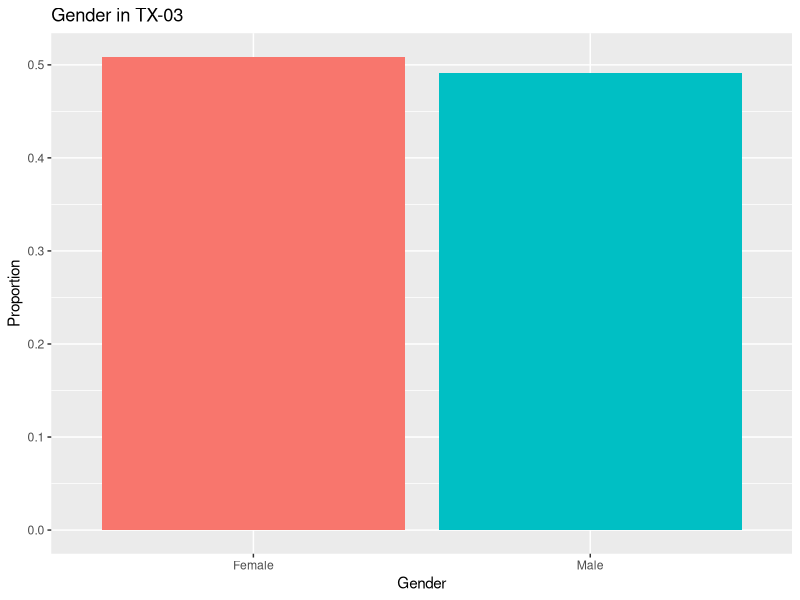
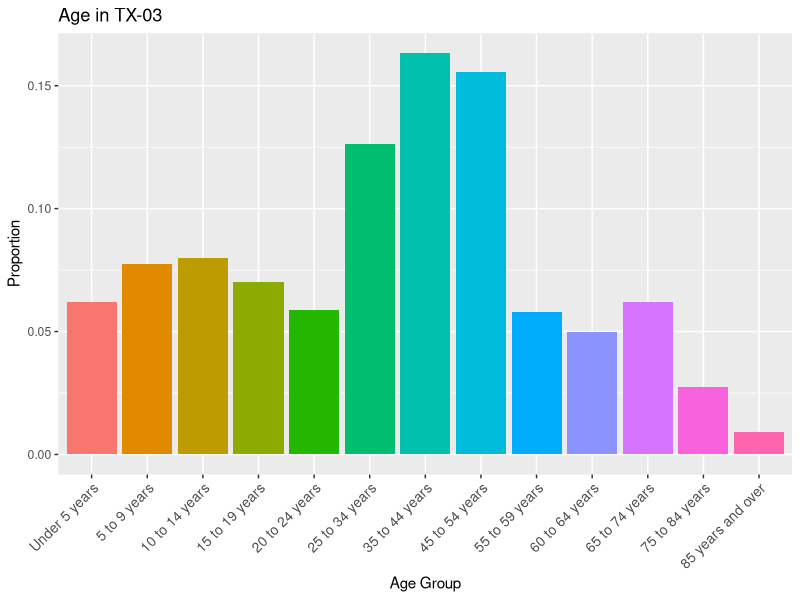
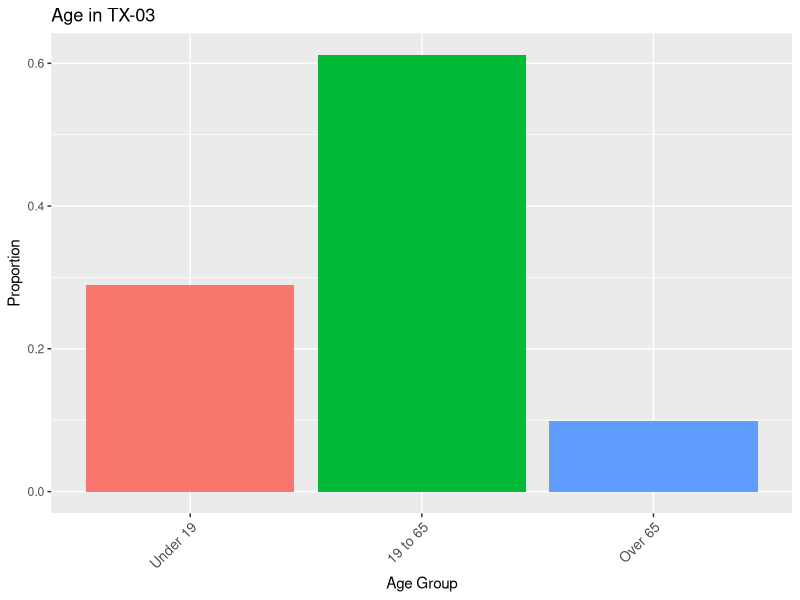
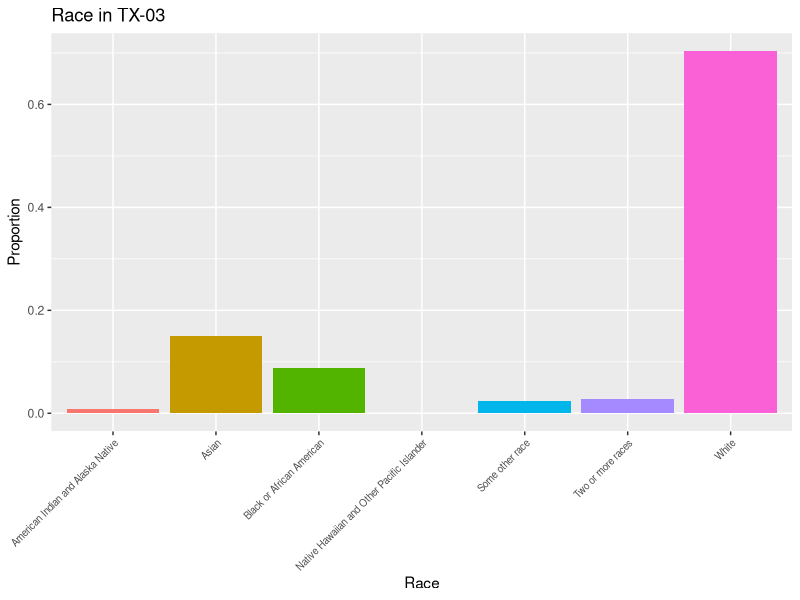
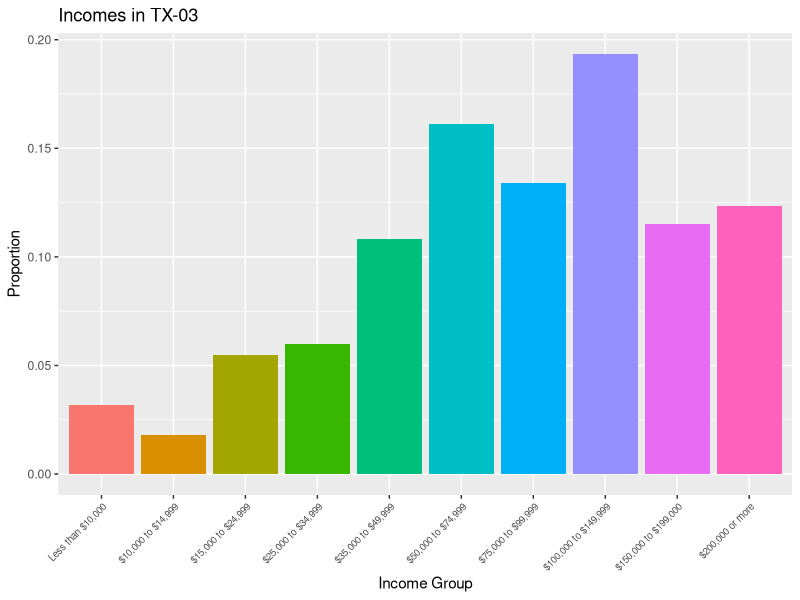
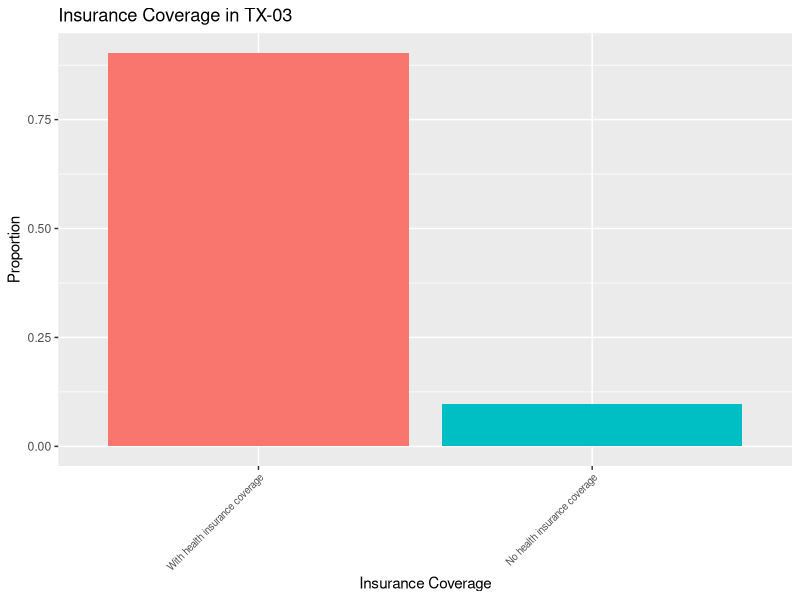
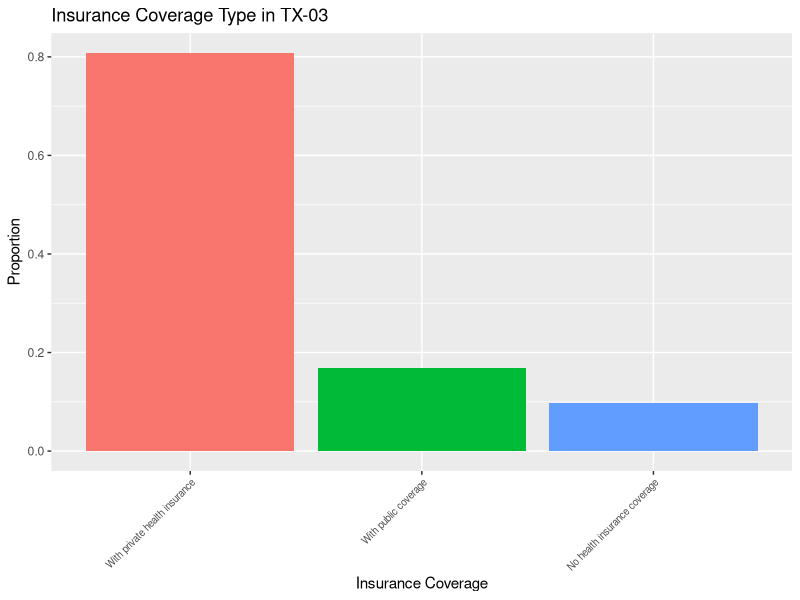
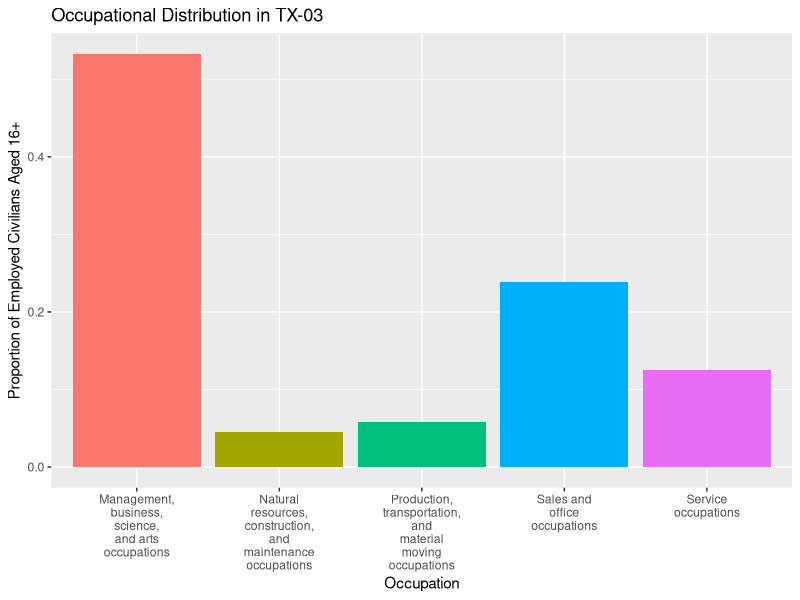

Reproduce these figures in R, in order.
## ---- chunk 1
library(dplyr)
library(ggplot2)
library(stringr)
library(gdata)
library(readr)
## ---- chunk 2
tx3_sexage <- read_csv("tx3_sexage.csv")
ggplot(tx3_sexage[2:3,], aes(x = Title, y = Proportion, fill = Title)) + geom_col() + labs(title = "Gender in TX-03", x = "Gender", y = "Proportion") + theme(legend.position="none")
## ---- chunk 3
tx3_sexage <- read_csv("tx3_sexage.csv")
#Turn your 'treatment' column into a character vector
tx3_sexage$Title <- as.character(tx3_sexage$Title)
#Then turn it back into an ordered factor
tx3_sexage$Title <- factor(tx3_sexage$Title, levels=unique(tx3_sexage$Title))
ggplot(tx3_sexage[4:16, ], aes(x = Title, y = Proportion, fill = Title)) + geom_col() + labs(title = "Age in TX-03", x = "Age Group", y = "Proportion") + theme(legend.position="none", axis.text.x =
               element_text(size  = 10,
                            angle = 45,
                            hjust = 1,
                            vjust = 1))

ggplot(tx3_sexage[20:22, ], aes(x = Title, y = Proportion, fill = Title)) + geom_col() + labs(title = "Age in TX-03", x = "Age Group", y = "Proportion") + theme(legend.position="none", axis.text.x =
               element_text(size  = 10,
                            angle = 45,
                            hjust = 1,
                            vjust = 1))

## ---- chunk 4
tx3_race <- read_csv("tx3_race.csv")
ggplot(tx3_race[2:8,], aes(x = Title, y = Proportion, fill = Title)) + geom_col() + labs(title = "Race in TX-03", x = "Race", y = "Proportion") + theme(legend.position="none", axis.text.x =
               element_text(size  = 7,
                            angle = 45,
                            hjust = 1,
                            vjust = 1))
## ---- chunk 5
tx3_income <- read_csv("tx3_income.csv")
#Turn your 'treatment' column into a character vector
tx3_income$Title <- as.character(tx3_income$Title)
#Then turn it back into an ordered factor
tx3_income$Title <- factor(tx3_income$Title, levels=unique(tx3_income$Title))
ggplot(tx3_income[2:11,], aes(x = Title, y = Relevant.Proportion, fill = Title)) + geom_col() + labs(title = "Incomes in TX-03", x = "Income Group", y = "Proportion") + theme(legend.position="none", axis.text.x =
               element_text(size  = 7,
                            angle = 45,
                            hjust = 1,
                            vjust = 1))
## ---- chunk 6
tx3_insured <- read_csv("tx3_insured.csv")
#Turn your 'treatment' column into a character vector
tx3_insured$Title <- as.character(tx3_insured$Title)
#Then turn it back into an ordered factor
tx3_insured$Title <- factor(tx3_insured$Title, levels=unique(tx3_insured$Title))
ggplot(tx3_insured[c(2,5),], aes(x = Title, y = Relevant.Proportion, fill = Title)) + geom_col() + labs(title = "Insurance Coverage in TX-03", x = "Insurance Coverage", y = "Proportion") + theme(legend.position="none", axis.text.x =
               element_text(size  = 7,
                            angle = 45,
                            hjust = 1,
                            vjust = 1))

tx3_insured$Title <- factor(tx3_insured$Title, levels=unique(tx3_insured$Title))
ggplot(tx3_insured[3:5,], aes(x = Title, y = Relevant.Proportion, fill = Title)) + geom_col() + labs(title = "Insurance Coverage Type in TX-03", x = "Insurance Coverage", y = "Proportion") + theme(legend.position="none", axis.text.x =
               element_text(size  = 7,
                            angle = 45,
                            hjust = 1,
                            vjust = 1))
## ---- chunk 7
tx3_occupation <- read_csv("tx3_occupation.csv")

ggplot(tx3_occupation[2:6,], aes(x = Title, y = Relevant.Proportion, fill = Title)) + geom_col() + labs(title = "Occupational Distribution in TX-03", x = "Occupation", y = "Proportion of Employed Civilians Aged 16+") + theme(legend.position="none") + scale_x_discrete(labels = function(x) str_wrap(x, width = 10))

tx3_industry <- read_csv("tx3_industry.csv")

ggplot(tx3_industry[2:14,], aes(x = Title, y = Relevant.Proportion, fill = Title)) + geom_col() + labs(title = "Industry Employment Distribution in TX-03", x = "Industry", y = "Proportion of Employed Civilians Aged 16+") + theme(legend.position="none", axis.text.x =
               element_text(size  = 7,
                            angle = 45,
                            hjust = 1,
                            vjust = 1)) + scale_x_discrete(labels = function(x) str_wrap(x, width = 30))
## ---- chunk 8
tx3_education <- read_csv("tx3_education.csv")
#Turn your 'treatment' column into a character vector
tx3_education$Title <- as.character(tx3_education$Title)
#Then turn it back into an ordered factor
tx3_education$Title <- factor(tx3_education$Title, levels=unique(tx3_education$Title))
ggplot(tx3_education[2:8,], aes(x = Title, y = Relevant.Proportion, fill = Title)) + geom_col() + labs(title = "Education in TX-03", x = "Highest Level of Education", y = "Proportion of Adults Aged 25+") + theme(legend.position="none", axis.text.x =
               element_text(size  = 7,
                            angle = 45,
                            hjust = 1,
                            vjust = 1))
